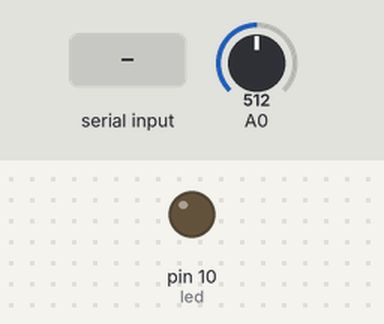
A sketch run on a simulated Arduino Uno, built with avr-gcc and run on an emulated ATmega328P. Shown: output pins drawn as LEDs (lit = HIGH). The inputs (shaded band) are chosen by the test bench; at power-on: A0 = 512. What the sketch prints to the serial monitor is not drawn.

Above: at 1.2 s.
1.3 s: byte 30 received over Serial
At 1.6 s:
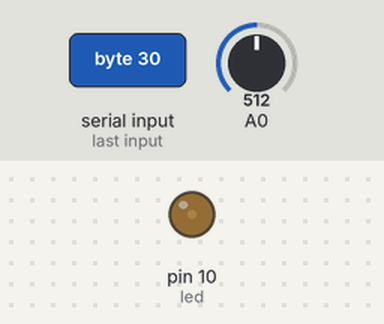
2.8 s: byte 90 received over Serial
At 3.8 s:
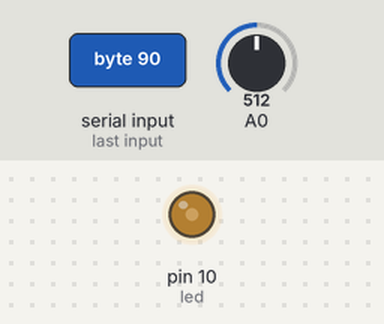
Timing chart, 0 to 5.8 s (numbered marks = the images above; inputs shaded):
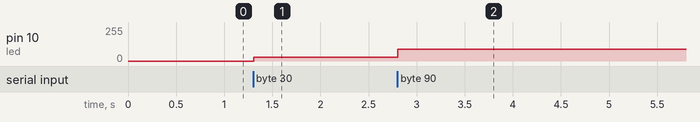

Measured:
- after the input at 1.3 s, pin 10 (led): 0/255 → 30/255 at once
- after the input at 2.8 s, pin 10 (led): 30/255 → 90/255 at once

The sketch:

Lab_4.ino
```cpp
int led = 10;

void setup() {
  pinMode(led, OUTPUT);
  Serial.begin(9600);
  }

void loop() {
  int ldr = analogRead(A0);
  Serial.println(ldr);

  if(Serial.available()){
      int x = Serial.read();
      analogWrite(led, x);
  }
}
```
